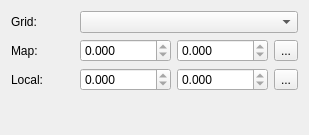
<?xml version="1.0" encoding="UTF-8"?>
<ui version="4.0">
 <class>GridWidget</class>
 <widget class="QWidget" name="GridWidget">
  <property name="geometry">
   <rect>
    <x>0</x>
    <y>0</y>
    <width>309</width>
    <height>135</height>
   </rect>
  </property>
  <property name="windowTitle">
   <string>Form</string>
  </property>
  <layout class="QVBoxLayout" name="verticalLayout">
   <item>
    <layout class="QGridLayout" name="gridLayout">
     <item row="0" column="0">
      <widget class="QLabel" name="gridLabel">
       <property name="text">
        <string>Grid:</string>
       </property>
       <property name="buddy">
        <cstring>gridCombo</cstring>
       </property>
      </widget>
     </item>
     <item row="0" column="1" colspan="3">
      <widget class="QComboBox" name="gridCombo"/>
     </item>
     <item row="1" column="3">
      <widget class="QToolButton" name="copyMapPointTool">
       <property name="text">
        <string>...</string>
       </property>
       <property name="icon">
        <iconset resource="resources.qrc">
         <normaloff>:/plugins/ark/grid/copyPoint.png</normaloff>:/plugins/ark/grid/copyPoint.png</iconset>
       </property>
      </widget>
     </item>
     <item row="2" column="0">
      <widget class="QLabel" name="localLabel">
       <property name="text">
        <string>Local:</string>
       </property>
       <property name="buddy">
        <cstring>localEastingSpin</cstring>
       </property>
      </widget>
     </item>
     <item row="2" column="1">
      <widget class="QDoubleSpinBox" name="localEastingSpin">
       <property name="readOnly">
        <bool>true</bool>
       </property>
       <property name="decimals">
        <number>3</number>
       </property>
       <property name="maximum">
        <double>9999.989999999999782</double>
       </property>
      </widget>
     </item>
     <item row="1" column="2">
      <widget class="QDoubleSpinBox" name="mapNorthingSpin">
       <property name="readOnly">
        <bool>true</bool>
       </property>
       <property name="decimals">
        <number>3</number>
       </property>
       <property name="maximum">
        <double>999999.998999999952503</double>
       </property>
      </widget>
     </item>
     <item row="2" column="3">
      <widget class="QToolButton" name="copyLocalPointTool">
       <property name="text">
        <string>...</string>
       </property>
       <property name="icon">
        <iconset resource="resources.qrc">
         <normaloff>:/plugins/ark/grid/copyPoint.png</normaloff>:/plugins/ark/grid/copyPoint.png</iconset>
       </property>
      </widget>
     </item>
     <item row="2" column="2">
      <widget class="QDoubleSpinBox" name="localNorthingSpin">
       <property name="readOnly">
        <bool>true</bool>
       </property>
       <property name="decimals">
        <number>3</number>
       </property>
       <property name="maximum">
        <double>9999.989999999999782</double>
       </property>
      </widget>
     </item>
     <item row="1" column="0">
      <widget class="QLabel" name="mapLabel">
       <property name="text">
        <string>Map:</string>
       </property>
       <property name="buddy">
        <cstring>mapEastingSpin</cstring>
       </property>
      </widget>
     </item>
     <item row="1" column="1">
      <widget class="QDoubleSpinBox" name="mapEastingSpin">
       <property name="readOnly">
        <bool>true</bool>
       </property>
       <property name="prefix">
        <string/>
       </property>
       <property name="suffix">
        <string/>
       </property>
       <property name="decimals">
        <number>3</number>
       </property>
       <property name="maximum">
        <double>999999.998999999952503</double>
       </property>
      </widget>
     </item>
    </layout>
   </item>
   <item>
    <spacer name="verticalSpacer">
     <property name="orientation">
      <enum>Qt::Vertical</enum>
     </property>
     <property name="sizeHint" stdset="0">
      <size>
       <width>20</width>
       <height>3</height>
      </size>
     </property>
    </spacer>
   </item>
  </layout>
  <action name="copyMapPointAction">
   <property name="icon">
    <iconset resource="resources.qrc">
     <normaloff>:/plugins/ark/grid/copyPoint.png</normaloff>:/plugins/ark/grid/copyPoint.png</iconset>
   </property>
   <property name="text">
    <string>Copy</string>
   </property>
   <property name="toolTip">
    <string>Copy Map Point</string>
   </property>
  </action>
  <action name="copyLocalPointAction">
   <property name="icon">
    <iconset resource="resources.qrc">
     <normaloff>:/plugins/ark/grid/copyPoint.png</normaloff>:/plugins/ark/grid/copyPoint.png</iconset>
   </property>
   <property name="text">
    <string>Copy</string>
   </property>
   <property name="toolTip">
    <string>Copy Local Point</string>
   </property>
  </action>
 </widget>
 <resources>
  <include location="resources.qrc"/>
 </resources>
 <connections/>
</ui>
